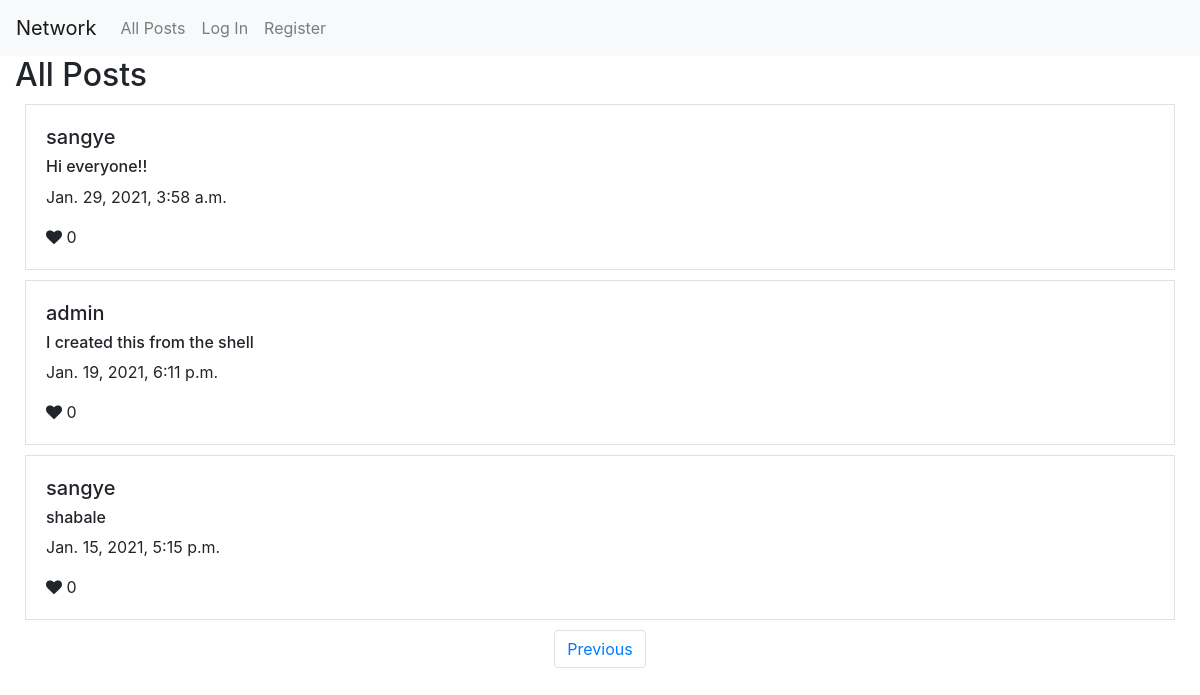
Screenshot of /?page=2 with the database file from the repository.
### network/models.py (models this page shows, shortened)
class Post(models.Model):
    user = models.ForeignKey(User, on_delete=models.CASCADE)
    post = models.TextField()
    date_added = models.DateTimeField(auto_now=True)
    liked_users = models.ManyToManyField(User, related_name='liked_posts')

class User(AbstractUser):
    pass

### network/views.py (the view)
# urls.py: path("", views.index, name="index"),
def index(request):
    if request.method == 'POST':
        form = PostForm(request.POST)
        if form.is_valid():
            post = form.cleaned_data['post']
            new_post = Post(user=request.user, post=post)
            new_post.save()
            return HttpResponseRedirect(reverse('index'))
    else:
        form = PostForm()
        posts_queryset = Post.objects.order_by('date_added').reverse()
        posts_to_display = Paginator(posts_queryset, 3)
        posts = posts_to_display.page(1)
        if request.GET.get('page'):
            page = int(request.GET.get('page'))
            posts = posts_to_display.page(page)
    return render(request, "network/index.html", {'form': form, 'posts': posts})

### network/templates/network/index.html (shortened to what this page needs)
{% extends "network/layout.html" %}
{% block body %}
    <h2>All Posts</h2>
    <div id="posts">
        {% for post in posts %}
        <div class="border">
            <h5>{{ post.user }}</h5>
            <h6>{{ post.post }}</h6>
            <p>{{ post.date_added }}</p>
            {% if request.user in post.liked_users.all %}
                <i class="fa fa-heart like red" data-id="{{ post.id }}"></i>
            {% else %}
                <i class="fa fa-heart like" data-id="{{ post.id }}"></i>
            {% endif %}
            <span id="post{{ post.id }}">{{ post.liked_users.count }}</span>
        </div>
        {% endfor %}
    </div>
{% endblock %}

### network/static/network/styles.css (style rules this page uses)
.border { border: 2px solid black; padding: 20px; margin: 10px; }

### rows the page displays
Post: user "sangye", post "Hi everyone!!", date_added "Jan. 29, 2021, 3:58 a.m.", liked_users.count "0"
Post: user "admin", post "I created this from the shell", date_added "Jan. 19, 2021, 6:11 p.m.", liked_users.count "0"
Post: user "sangye", post "shabale", date_added "Jan. 15, 2021, 5:15 p.m.", liked_users.count "0"
